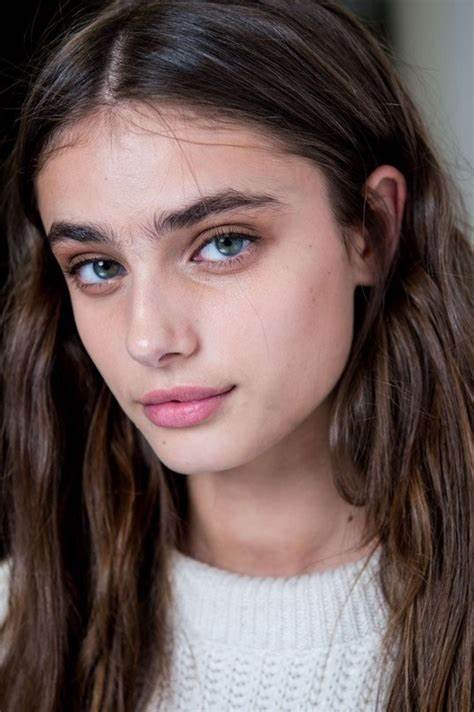
#> input picture beautiful_lady.jpeg, 474 x 712 px, given in place of the camera
$ python create_data.py
#> lines starting #> are read from the running program, lines starting #| are printed output that depends on the picture; after the words box and inside, x2 and y2 are one past the last pixel; in counts of white or black regions, pixels touching at a corner belong together
import cv2
import os

haar_file = "C:/Users/Dell/Documents/Silverline_projects/Face_detetion/haarcascade_frontalface_default.xml"

# All the faces data will be present in this folder
datasets = 'datasets'

# [53 lines of commented-out code are left out]


def create_person_data(name):
#> called with name = 'Saraj'
    sub_data = name

    # Ensure the 'datasets' directory exists
    if not os.path.isdir(datasets):
        os.mkdir(datasets)

    # Create the subdirectory for the current person's data
    path = os.path.join(datasets, sub_data)
    if not os.path.isdir(path):
        os.mkdir(path)

    # Defining the size of images
    (width, height) = (130, 100)

    # Load Haar cascade
    face_cascade = cv2.CascadeClassifier(haar_file)
    if face_cascade.empty():
        print("Error: Unable to load Haar cascade file.")
        exit()

    # Initialize webcam
    webcam = cv2.VideoCapture(0, cv2.CAP_DSHOW)
    if not webcam.isOpened():
        print("Error: Could not access the webcam.")
        exit()

    # The program loops until it has 30 images of the face.
    count = 1
    while count <= 30:
        ret, im = webcam.read()
#> im is the input picture: shape (712, 474, 3); mean B, G, R 85.9, 88.5, 107.5
        if not ret or im is None:
            print("Error: Failed to capture frame from webcam.")
            break

        gray = cv2.cvtColor(im, cv2.COLOR_BGR2GRAY)
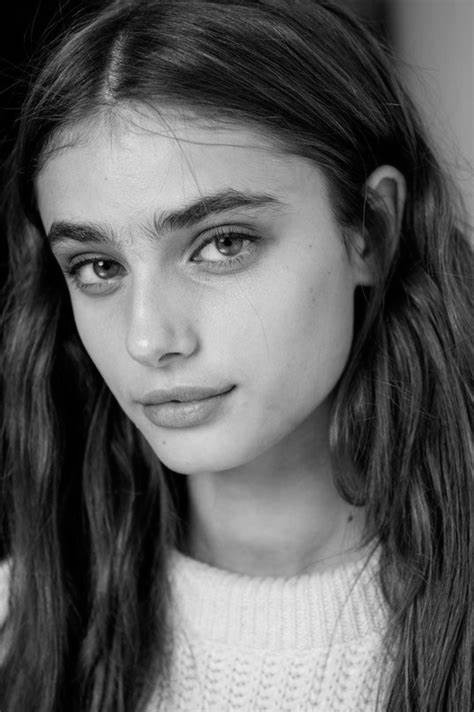
#> gray: shape (712, 474); min 0, max 241, mean 93.9
        faces = face_cascade.detectMultiScale(gray, 1.3, 4)
#> faces = [[14, 147, 297, 297]]
        for (x, y, w, h) in faces:
            cv2.rectangle(im, (x, y), (x + w, y + h), (255, 0, 0), 2)
            face = gray[y:y + h, x:x + w]
            face_resize = cv2.resize(face, (width, height))
            cv2.imwrite(f'{path}/{count}.png', face_resize)
            count += 1
#> this loop made 1 pass
#> (x, y, w, h, count) on pass 1: (14, 147, 297, 297, 2)
#> pass 1, in create_person_data, `face = gray[y:y + h, x:x + w]`:
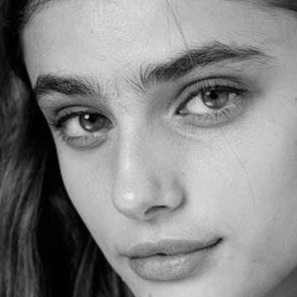
#> face: shape (297, 297); min 0, max 241, mean 134.7
#> pass 1, in create_person_data, `face_resize = cv2.resize(face, (width, height))`:
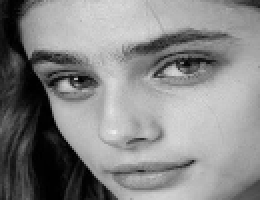
#> face_resize: shape (100, 130) (shown 2 times larger); min 0, max 240, mean 134.6
#> after the loop:
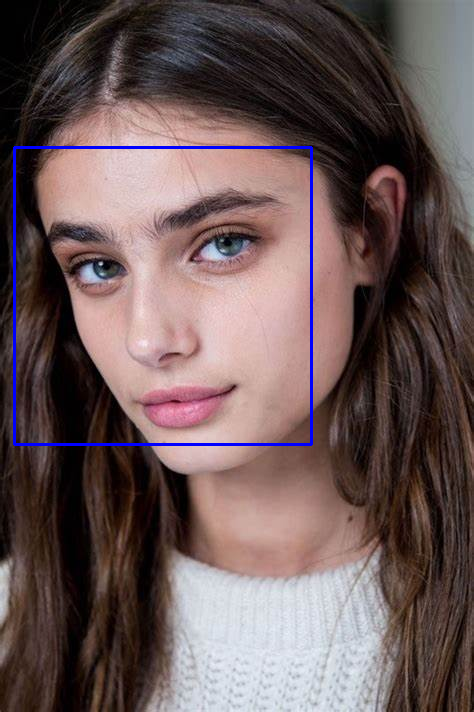
#> im: shape (712, 474, 3); 1.05% of pixels changed, all inside (x1, y1, x2, y2) = (13, 146, 313, 446)
#> after the loop, count = 2

        cv2.imshow('OpenCV', im)
        key = cv2.waitKey(10)
#> (key Esc is pressed here)
        if key == 27:  # Exit on 'Esc' key
            break

    webcam.release()
    cv2.destroyAllWindows()

create_person_data("Saraj")

$ run again, on kids.jpg
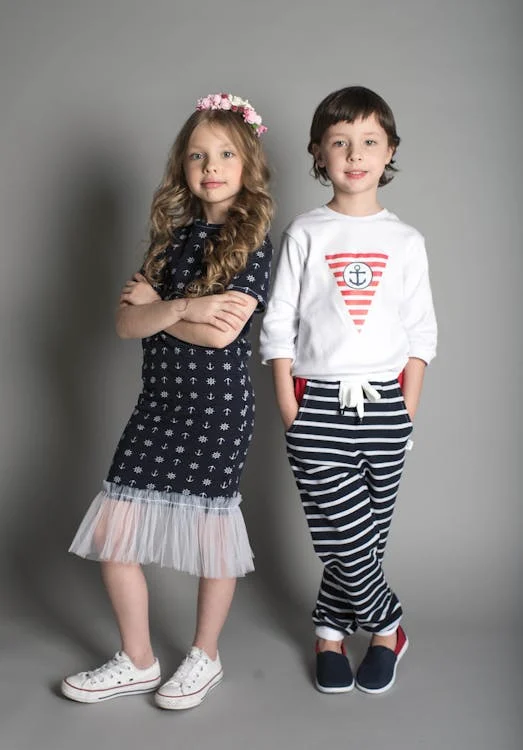
#> input picture kids.jpg, 523 x 750 px, given in place of the camera
#> in create_person_data, im is the input picture: shape (750, 523, 3); mean B, G, R 125.8, 126.7, 130.2
#> faces = [[316, 115, 79, 79], [175, 127, 78, 78]]
#> the loop in create_person_data, `for (x, y, w, h) in faces:` made 2 passes
#> (x, y, w, h, count) on passes 1 to 2: (316, 115, 79, 79, 2), (175, 127, 78, 78, 3)
#> pass 1, in create_person_data, `face_resize = cv2.resize(face, (width, height))`:
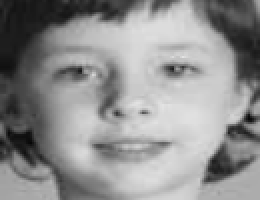
#> face_resize: shape (100, 130) (shown 2 times larger); min 6, max 227, mean 143.1
#> after the loop in create_person_data, `for (x, y, w, h) in faces:`:
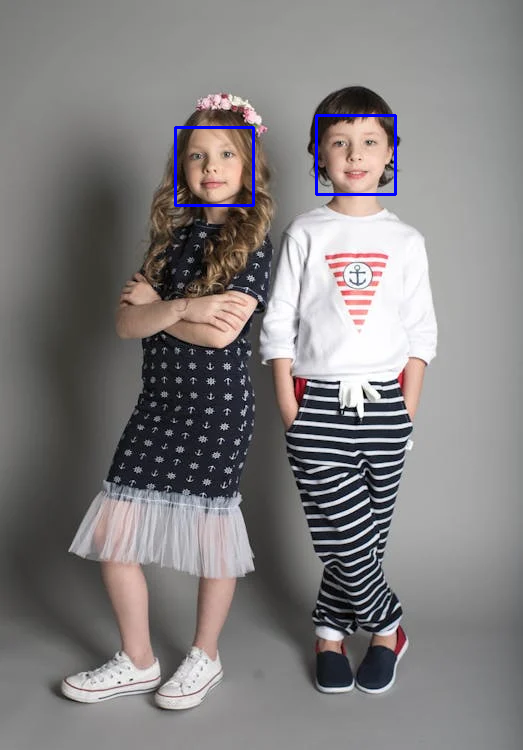
#> im: shape (750, 523, 3); 0.48% of pixels changed, all inside (x1, y1, x2, y2) = (174, 114, 397, 207)
#> after the loop in create_person_data, `for (x, y, w, h) in faces:`: count = 3
